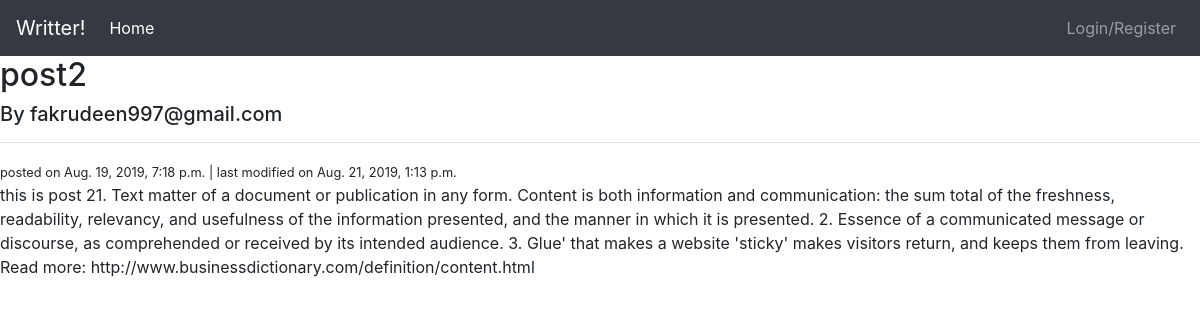
The app's page /post/2/ with its own data.
### module1/models.py (models this page shows, shortened)
class Post(models.Model):
    title = models.CharField(max_length=256)
    content = models.TextField()
    author = models.ForeignKey(User, on_delete=models.CASCADE)
    published = models.DateTimeField(auto_now_add=True)
    lastmodified = models.DateTimeField(auto_now=True)

### module1/views.py (the view)
# urls.py: path("post/<int:pk>/", PostDetailView.as_view(), name="post-detail"),
class PostDetailView(DetailView):
    model = Post
    template_name = "postdetail.html"

### module1/templates/postdetail.html (shortened to what this page needs)
{% extends 'base.html' %} {% block content %}
<h2>{{ object.title }}</h2>
<h5>By {{ object.author }}</h5>
<hr />
<small
  >posted on {{ object.published }} | last modified on
  {{ object.lastmodified }}</small
>
<p>{{ object.content }}</p>
 {% endblock %}

### records on screen
Post: title "post2", author "fakrudeen997@gmail.com", published "Aug. 19, 2019, 7:18 p.m.", lastmodified "Aug. 21, 2019, 1:13 p.m.", content "this is post 21. Text matter of a document or publication in any form. Content is both information and communication: the sum total of the freshness, readability, relevancy, and usefulness of the information presented, and the manner in which it is presented. 2. Essence of a communicated message or discourse, as comprehended or received by its intended audience. 3. Glue' that makes a website 'sticky' makes visitors return, and keeps them from leaving. Read more: http://www.businessdictionary.com/definition/content.html"
